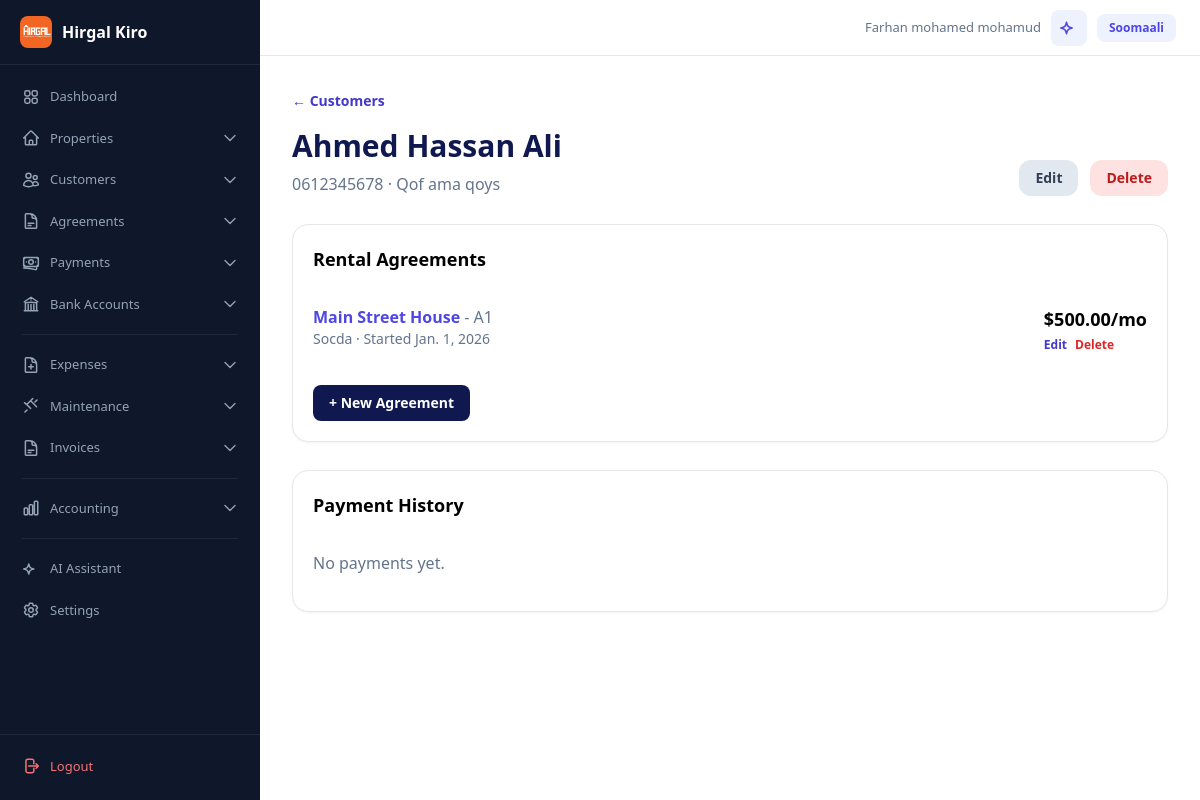
Page /kiraystayaal/5/ (signed in) on the committed database.
### accounts/models.py (models this page shows, shortened)
class User(AbstractBaseUser, PermissionsMixin):
    username = models.CharField(max_length=50, unique=True)
    phone_number = models.CharField(max_length=20, unique=True)
    full_name = models.CharField("Magaca oo buuxa", max_length=150)
    managed_account = models.ForeignKey(
        "self",
        on_delete=models.SET_NULL,
        null=True,
        blank=True,
        related_name="managed_users",
        verbose_name="Sii gelitaanka akoonka (Managed Account)",
        help_text="Dooro akoonka uu isticmaalahani maamulayo xogtiisa (Tusaale: Farxaan)."
    )
    is_active = models.BooleanField(default=True)
    is_approved = models.BooleanField("La ansixiyay", default=False)
    is_staff = models.BooleanField(default=False)
    date_joined = models.DateTimeField(auto_now_add=True)
    objects = UserManager()
    USERNAME_FIELD = "username"
    REQUIRED_FIELDS = ["phone_number", "full_name"]
    def get_data_owner(self):
        return self.managed_account if self.managed_account_id else self

### rentals/models.py (models this page shows, shortened)
class Tenant(models.Model):
    TENANT_TYPES = [("person", "Qof ama qoys"), ("business", "Ganacsi")]
    owner = models.ForeignKey(settings.AUTH_USER_MODEL, on_delete=models.CASCADE, related_name="tenants")
    full_name = models.CharField("Magaca qofka ama qoyska", max_length=150)
    tenant_type = models.CharField(max_length=20, choices=TENANT_TYPES, default="person")
    phone_number = models.CharField(max_length=20, blank=True, null=True)
    notes = models.TextField(blank=True)
    created_at = models.DateTimeField(auto_now_add=True)
    updated_at = models.DateTimeField(auto_now=True)
    class Meta:
        constraints = [models.UniqueConstraint(fields=["owner", "phone_number"], condition=~Q(phone_number=""), name="unique_tenant_phone_per_owner")]

class RentalAgreement(models.Model):
    AGREEMENT_STATUSES = [("active", "Socda"), ("ended", "Dhammaaday"), ("cancelled", "La baajiyay")]
    RENTAL_SCOPES = [("whole_property", "Hantida oo dhan"), ("partial_property", "Qeyb ka mid ah")]
    tenant = models.ForeignKey(Tenant, on_delete=models.PROTECT, related_name="rental_agreements")
    property = models.ForeignKey(Property, on_delete=models.PROTECT, related_name="rental_agreements", null=True, blank=True)
    unit = models.ForeignKey(Unit, on_delete=models.PROTECT, null=True, blank=True, related_name="rental_agreements")
    room = models.ForeignKey(Room, on_delete=models.PROTECT, null=True, blank=True, related_name="rental_agreements")
    rental_scope = models.CharField(max_length=20, choices=RENTAL_SCOPES, default="whole_property")
    rented_space_count = models.PositiveIntegerField(default=1)
    agreed_monthly_rent = models.DecimalField(max_digits=10, decimal_places=2, default=0)
    start_date = models.DateField()
    end_date = models.DateField(null=True, blank=True)
    monthly_rent = models.DecimalField(max_digits=10, decimal_places=2)
    status = models.CharField(max_length=20, choices=AGREEMENT_STATUSES, default="active")
    notes = models.TextField(blank=True)
    class Meta:
        constraints = [
            models.CheckConstraint(condition=Q(end_date__isnull=True) | Q(end_date__gte=F("start_date")), name="agreement_end_after_start"),
            models.CheckConstraint(condition=Q(property__isnull=False) | Q(unit__isnull=False) | Q(room__isnull=False), name="agreement_has_rentable_space"),
        ]

### properties/models.py (models this page shows, shortened)
class Property(models.Model):
    PROPERTY_TYPES = [("home", "Guri"), ("apartment", "Apartment"), ("commercial", "Ganacsi"), ("mixed", "Isku-dhafan")]
    RESIDENTIAL_STRUCTURES = [("villa", "Filo"), ("multi_floor", "Guri dabaq")]
    owner = models.ForeignKey(settings.AUTH_USER_MODEL, on_delete=models.CASCADE, related_name="properties")
    name = models.CharField("Magaca hantida", max_length=150)
    property_type = models.CharField(max_length=20, choices=PROPERTY_TYPES, default="home")
    residential_structure = models.CharField(max_length=20, choices=RESIDENTIAL_STRUCTURES, default="villa")
    location = models.CharField(max_length=200)
    total_rentable_spaces = models.PositiveIntegerField(default=1)
    cover_image = models.ImageField(upload_to="property_covers/", null=True, blank=True)
    description = models.TextField(blank=True)
    created_at = models.DateTimeField(auto_now_add=True)
    updated_at = models.DateTimeField(auto_now=True)

class Unit(models.Model):
    UNIT_TYPES = [("house", "Guri"), ("apartment", "Apartment"), ("room", "Qol"), ("shop", "Dukaan"), ("office", "Xafiis"), ("other", "Kale")]
    RENTAL_MODES = [("whole_unit", "Guriga oo dhan"), ("individual_rooms", "Qolal gaar-gaar ah")]
    property = models.ForeignKey(Property, on_delete=models.CASCADE, related_name="units")
    floor_number = models.PositiveIntegerField(default=1)
    unit_number = models.CharField(max_length=50)
    unit_type = models.CharField(max_length=20, choices=UNIT_TYPES, default="apartment")
    total_rooms = models.PositiveIntegerField(default=1)
    bathrooms = models.PositiveIntegerField(default=1)
    living_rooms = models.PositiveIntegerField(default=1)
    rental_mode = models.CharField(max_length=20, choices=RENTAL_MODES, default="whole_unit")
    monthly_rent = models.DecimalField(max_digits=10, decimal_places=2, default=0)
    class Meta:
        constraints = [models.UniqueConstraint(fields=["property", "unit_number"], name="unique_unit_per_property")]

### web/views.py (the view)
# urls.py: urlpatterns = [path("", TenantListCreateView.as_view(), name="tenant-list"), path("<int:pk>/", TenantDetailView.as_view(), name="tenant-detail"), path("<int:pk>/end-rental/", EndTenantRentalView.as_vi
class TenantDetailView(HomeView):
    template_name = "web/tenant_detail.html"
    def get_context_data(self, **kwargs):
        context = super().get_context_data(**kwargs)
        context["tenant"] = get_object_or_404(Tenant, pk=self.kwargs["pk"], owner=self.request.user.get_data_owner())
        return context

### web/context_processors.py (called while the page is built)
def language_context(request):
    lang = request.GET.get("lang") or request.session.get("language", "en")
    if lang not in ("en", "so"):
        lang = "en"
    request.session["language"] = lang
    return {"current_language": lang}

### web/templatetags/i18n_tags.py (called while the page is built)
@register.simple_tag(takes_context=True)
def t(context, key):
    lang = context.get("current_language", "en")
    return get_translation(lang, key)

@register.simple_tag(takes_context=True)
def other_lang(context):
    current = context.get("current_language", "en")
    return "so" if current == "en" else "en"

@register.simple_tag(takes_context=True)
def other_lang_name(context):
    current = context.get("current_language", "en")
    return "Soomaali" if current == "en" else "English"

### web/translations.py (called while the page is built)
def get_translation(lang, key):
    if lang not in TRANSLATIONS:
        lang = "en"
    return TRANSLATIONS[lang].get(key, TRANSLATIONS["en"].get(key, key))

### templates/web/tenant_detail.html (shortened to what this page needs)
{% extends "base.html" %}
{% load i18n_tags %}
{% block content %}
<a class="text-sm font-semibold text-indigo-700" href="{% url 'web-tenants' %}">← {% t 'tenants' %}</a>
<div class="mt-4 flex flex-wrap items-end justify-between gap-4">
    <div>
        <h1 class="text-3xl font-bold text-ink">{{ tenant.full_name }}</h1>
        <p class="mt-2 text-slate-500">{{ tenant.phone_number|default:"No phone" }} · {{ tenant.get_tenant_type_display }}</p>
    </div>
    <div class="flex gap-3">
        <a class="rounded-xl bg-slate-200 px-4 py-2 text-sm font-bold text-slate-700 hover:bg-slate-300" href="{% url 'web-tenant-edit' tenant.pk %}">{% t 'edit' %}</a>
        <a class="rounded-xl bg-red-100 px-4 py-2 text-sm font-bold text-red-700 hover:bg-red-200" href="{% url 'web-tenant-delete' tenant.pk %}">{% t 'delete' %}</a>
    </div>
</div>
<section class="mt-7 rounded-2xl border bg-white p-5 shadow-sm">
    <h2 class="text-lg font-bold">Rental Agreements</h2>
    <div class="mt-4 divide-y">
        {% for agreement in tenant.rental_agreements.all %}
        <div class="flex justify-between py-4">
            <div>
                <a href="{% url 'web-property-detail' agreement.property.pk %}" class="font-semibold text-indigo-600 hover:underline">
                    {{ agreement.property.name }}
                </a>
                {% if agreement.unit %}
                <span class="text-slate-500"> - {{ agreement.unit.unit_number }}</span>
                {% endif %}
                <p class="text-sm text-slate-500">{{ agreement.get_status_display }} · Started {{ agreement.start_date }}</p>
            </div>
            <div class="text-right">
                <strong class="text-lg">${{ agreement.monthly_rent }}/mo</strong>
                <div class="mt-1 flex gap-2">
                    <a class="text-xs font-semibold text-indigo-700" href="{% url 'web-agreement-edit' agreement.pk %}">{% t 'edit' %}</a>
                    <a class="text-xs font-semibold text-red-600" href="{% url 'web-agreement-delete' agreement.pk %}">{% t 'delete' %}</a>
                </div>
            </div>
        </div>
        {% empty %}
        <p class="py-4 text-slate-500">No agreements yet.</p>
        {% endfor %}
    </div>
    <a class="mt-4 inline-block rounded-lg bg-ink px-4 py-2 text-sm font-bold text-white hover:bg-indigo-800" href="{% url 'web-agreement-create' %}?tenant={{ tenant.pk }}">+ New Agreement</a>
</section>
<section class="mt-7 rounded-2xl border bg-white p-5 shadow-sm">
    <h2 class="text-lg font-bold">Payment History</h2>
    <div class="mt-4 divide-y">
        {% for payment in tenant.payments.all %}
        <div class="flex justify-between py-3">
            <div>
                <a href="{% url 'web-property-detail' payment.rental_agreement.property.pk %}" class="text-indigo-600 hover:underline text-sm">
                    {{ payment.rental_agreement.property.name }}
                </a>
                <p class="text-xs text-slate-400">{{ payment.payment_date }} · {{ payment.get_payment_method_display }}</p>
                {% if payment.reference_number %}
                <p class="text-xs text-slate-400">Ref: {{ payment.reference_number }}</p>
                {% endif %}
            </div>
            <strong class="text-green-600">${{ payment.amount }}</strong>
        </div>
        {% empty %}
        <p class="py-4 text-slate-500">No payments yet.</p>
        {% endfor %}
    </div>
</section>
{% endblock %}

### templates/base.html (shortened to what this page needs)
{% load static i18n_tags %}
<!doctype html>
<html lang="{{ current_language }}">
<head>
    <script src="https://cdn.tailwindcss.com"></script>
</head>
<body>
    <div class="app-layout">
        {% if user.is_authenticated %}
        {% include "includes/sidebar.html" %}
        {% endif %}
        <div class="main-content"{% if not user.is_authenticated %} style="margin-left: 0"{% endif %}>
            {% if user.is_authenticated %}
            <div class="topbar no-print">
                <div class="topbar-right">
                    <span class="topbar-user">{{ request.user.full_name|default:request.user.username }}</span>
                    <a href="{% url 'web-chatbot' %}" class="rounded-lg bg-indigo-50 p-2 text-indigo-600 hover:bg-indigo-100" title="AI Assistant">
                    </a>
                    <a href="?lang={% other_lang %}" class="rounded-lg bg-indigo-50 px-3 py-1.5 text-xs font-semibold text-indigo-600 hover:bg-indigo-100">{% other_lang_name %}</a>
                </div>
            </div>
            {% endif %}
            <div class="p-4 md:p-6 lg:p-8">{% block content %}{% endblock %}</div>
        </div>
    </div>
</body>
</html>

### templates/base.html (style rules this page uses)
.app-layout { display: flex; min-height: 100vh; }
.main-content { flex: 1; margin-left: 260px; min-height: 100vh; }
.topbar { display: flex; align-items: center; justify-content: space-between; height: 56px; padding: 0 24px; background: white; border-bottom: 1px solid #e2e8f0; position: sticky; top: 0; z-index: 30; }
.topbar-right { display: flex; align-items: center; gap: 10px; }
.topbar-user { font-size: 13px; color: #64748b; font-weight: 500; }

### rows in the picture
User: user.full_name "Farhan mohamed mohamud"
Tenant: full_name "Ahmed Hassan Ali", phone_number "0612345678", tenant_type "Qof ama qoys"
RentalAgreement: property.name "Main Street House", unit.unit_number "A1", status "Socda", start_date "Jan. 1, 2026", monthly_rent "500.00", t "Edit", t "Delete"
